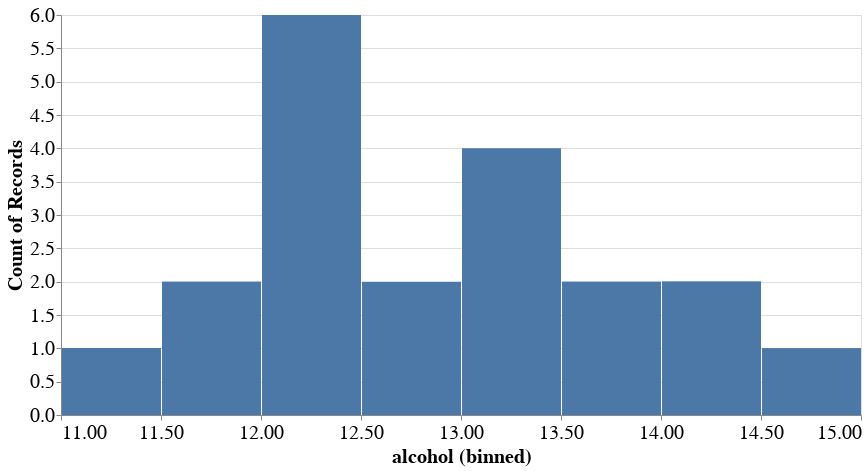

The code cell stored with this chart in its notebook:
### Code cell
# Histogram
alt.Chart(df).mark_bar().encode(
    x=alt.X('alcohol', bin=True),
    y='count()',
    tooltip=['alcohol', 'Category']
).interactive().properties(
    width=800,
    height=400
).configure_axis(
    labelFontSize=20,
    titleFontSize=20
).configure_legend(
    labelFontSize=20,
    titleFontSize=20
)

### Figure 1 — Vega-Lite specification as saved in the notebook (floating-point values rounded to 4 significant figures; data arrays with more than 128 entries replaced by an {"elided": "..."} marker saying what was removed)
{"config": {"view": {"continuousWidth": 300, "continuousHeight": 300}, "axis": {"labelFontSize": 20, "titleFontSize": 20}, "legend": {"labelFontSize": 20, "titleFontSize": 20}}, "data": {"name": "data-6f94534f7704237a55d08eb9dc8cf279"}, "mark": {"type": "bar"}, "encoding": {"tooltip": [{"field": "alcohol", "type": "quantitative"}, {"field": "Category", "type": "quantitative"}], "x": {"bin": true, "field": "alcohol", "type": "quantitative"}, "y": {"aggregate": "count", "type": "quantitative"}}, "height": 400, "params": [{"name": "param_4", "select": {"type": "interval", "encodings": ["x", "y"]}, "bind": "scales"}], "width": 800, "$schema": "https://vega.github.io/schema/vega-lite/v5.14.1.json", "datasets": {"data-6f94534f7704237a55d08eb9dc8cf279": {"elided": "178 records"}}}
